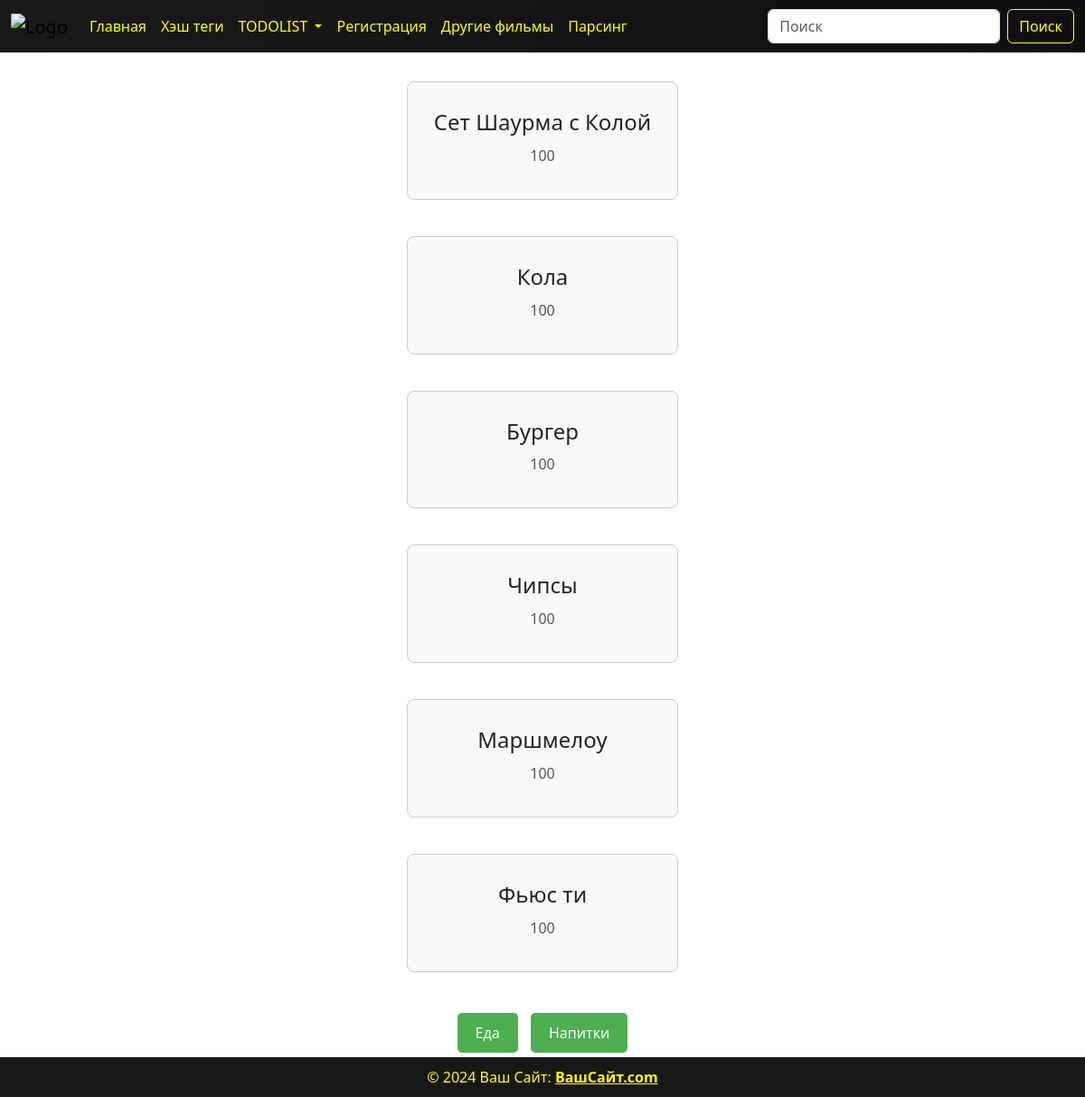
The page /all_products/ on the database its author committed.
### hastags/models.py (models this page shows, shortened)
class Product(models.Model):
    name = models.CharField(max_length=100)
    price = models.PositiveIntegerField(default=100)
    tags = models.ManyToManyField(Tag)

### hastags/views.py (the view)
# urls.py: path('all_products/', views.all_products, name='all_products'),
def all_products(request):
    if request.method == "GET":
        all_products = models.Product.objects.all()
        context = {'all_products': all_products}
        return render(request, template_name='hastags/all_products.html',
                      context=context)

### templates/hastags/all_products.html
{% load static %}
{% include 'components/header.html' %}
<link rel="stylesheet" href="{% static 'css/hastags.css' %}">
<link rel="stylesheet" href="{% static 'css/show.css' %}">
    {% for i in all_products %}
    <div class="card">
        <h1>{{ i.name }}</h1>
        <p>{{ i.price }}</p>
    </div>
    {% endfor %}
<div class="buttons">
            <button><a href="{% url 'eat_products' %}">Еда</a></button>
            <button><a href="{% url 'drink_products' %}">Напитки</a></button>
</div>
{% include 'components/footer.html' %}

### static/css/hastags.css (style rules this page uses)
.card { border: 1px solid #ccc; padding: 20px; border-radius: 8px; width: 300px; text-align: center; background-color: #f9f9f9; margin: 20px auto; }
.card h1 { font-size: 24px; margin: 10px 0; }
.card p { font-size: 16px; color: #555; }
.buttons { text-align: center; margin-top: 20px; }
.buttons button { padding: 10px 20px; margin: 5px; font-size: 16px; cursor: pointer; border: none; border-radius: 5px; background-color: #4CAF50; color: white; }
.buttons button a { color: white; text-decoration: none; }

### static/css/show.css (style rules this page uses)
body { display: flex; flex-direction: column; min-height: 100vh; padding-top: 70px; background: url("https://i.pinimg.com/736x/e3/7d/a9/e37da92d1e32051af32a81a8950733f3.jpg"); background-repeat: no-repeat; background-size: cover; background-position: center; }
.card { height: 200px; }
.card { height: auto; }

### rows shown on the page
Product: name "Сет Шаурма с Колой", price "100"
Product: name "Кола", price "100"
Product: name "Бургер", price "100"
Product: name "Чипсы", price "100"
Product: name "Маршмелоу", price "100"
Product: name "Фьюс ти", price "100"
